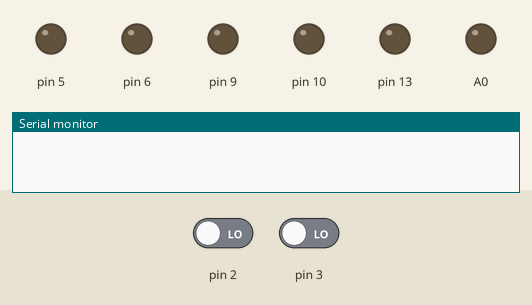
Recording of a sketch running on a simulated Arduino Uno, built with avr-gcc and run on an emulated ATmega328P. Parts: output pins drawn as LEDs (lit = HIGH), the last lines printed to the serial monitor. Inputs (shaded band) come from the test bench; at power-on: pin 2 LOW, pin 3 LOW. EEPROM starts erased.

Above: at 0.1 s.
At 3.6 s:
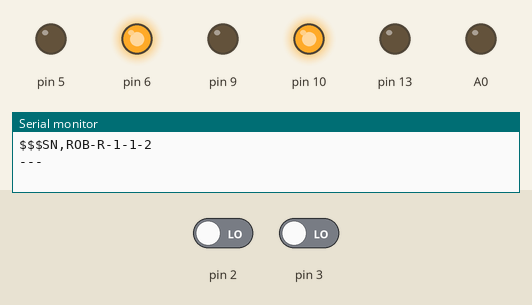
Timing chart, 0 to 5.1 s (numbered marks = the images above):
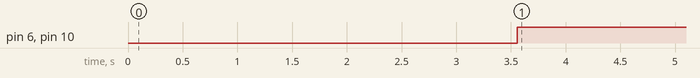

The sketch:

motion_test_1.ino
```cpp
#include <EEPROM.h>

#define LEFT_MOTOR 9
#define RIGHT_MOTOR 5
#define FORWARD 0
#define BACKWARDS 1

#define SERIAL_ADDRESS 0
#define MOTOR_RATIO_ADDRESS 100

// EEPROM VARIABLES
// The serial number of the robot, length 50 chars, EEPROM address: 0
char robSerial[] = "000000000000000000000000000000000000000000000000000";
// The speed ratio as left / right, EEPROM address: 100
float motorSpeedRatio = 0;

// MOTOR VARIBLES
int leftMotorSpeed = 255;
int rightMotorSpeed = 255;
int isEncodersEnabled = 0;
volatile int rightStepCount = 0;
volatile int leftStepCount = 0;
int rightStepLimit = 0;
int leftStepLimit = 0;

int ledOn = 0;

/*
 * Setup the robot.
 */
void setup() {
  Serial.begin(115200);
  while (!Serial) {
    ; // wait for serial port to connect. Needed for native USB port only
  }
  // INPUTS
  pinMode(2, INPUT);
  pinMode(3, INPUT);
  // OUTPUTS
  pinMode(5, OUTPUT);
  pinMode(6, OUTPUT);
  pinMode(9, OUTPUT);
  pinMode(10, OUTPUT);
  pinMode(13, OUTPUT);
  // SET EEPROM VARIABLES
  char robSerialIN[] = "ROB-R-1-1-2";
  for (int i = 0 ; i < EEPROM.length() ; i++) {
    EEPROM.write(i, 0);
  }
  EEPROM.put(SERIAL_ADDRESS, robSerialIN);
  EEPROM.put(MOTOR_RATIO_ADDRESS, 1.0f);

  // GET EEPROM VARIABLES
  EEPROM.get(SERIAL_ADDRESS, robSerial);
  EEPROM.get(MOTOR_RATIO_ADDRESS, motorSpeedRatio);
  setMotorSpeeds(255);
  // DEBUG EEPROM
  /*
  Serial.print("SERIAL: ");
  Serial.println(robSerial);
  Serial.print("MOTOR SPEED RATIO: ");
  Serial.println(motorSpeedRatio, 5);
  */
  // BLUETOOTH
  setBluetoothName();
  // START BUTTON
  while(digitalRead(A0) == HIGH) {
    digitalWrite(13, ledOn = !ledOn);
    delay(500);
  }
  // SET A0 LOW TO ENABLE WD TIMER HEARTBEAT
  pinMode(A0, OUTPUT);
  digitalWrite(A0, LOW);
}

/*
 * The main loop.
 */
void loop(){
  move8();
}

void move1() {
  for(int i = 0; i < 4; i++) {
    rotateBySteps(90);
    rotateBySteps(-90);
    moveStraightBySteps(FORWARD, 5);
    delay(300);
    rotateBySteps(90);
    delay(300);
  }
}

void move2() {
    moveStraightBySteps(FORWARD, 100);
    delay(1000);
    moveStraightBySteps(BACKWARDS, 100);
    delay(1000);
}

void move3() {
    while(1) {
      moveStraightBySteps(FORWARD, 50);
      //delay(500);
      rotateBySteps(10);
      //delay(500);
    }
}

void move4() {
    while(1) {
      for(int i = 0; i < 20; i++) {
        moveStraightBySteps(FORWARD, 5);
        rotateBySteps(2);
      }
      rotateBySteps(20);
    }
}

void move5() {
    while(1) {
       moveStraightBySteps(FORWARD, 20);
       rotateBySteps(10);
       moveStraightByTime(FORWARD, 200);
       rotateByTime(-200);
    }
}

void move6() {
    while(1) {
       moveStraightByTime(FORWARD, 5000);
       moveStraightByTime(FORWARD, -5000);
    }
}

void move7() {
  while (Serial.available()) {
    char a = Serial.read();
    switch (a) {
      case 'f':
        moveStraightByTime(FORWARD, 500);
        break;
      case 'b':
        moveStraightByTime(BACKWARDS, 500);
        break;
      case 'r':
        rotateByTime(100);
        break;
      case 'l':
        rotateByTime(-100);
        break;
      case 's':
        Serial.print("SERIAL: ");
        Serial.println(robSerial);
        break;
      default:
        Serial.print("UNKNOWN COMMAND: ");
        Serial.println(a);
    }
  }
}

void move8() {
  enableEncoders(1);
  changeMotorState(RIGHT_MOTOR, 0, 255);
  changeMotorState(LEFT_MOTOR, 0, 255);
  int rCount;
  int lCount;
  while(1) {
    rCount = rightStepCount;
    lCount = leftStepCount;
    delay(400);
    Serial.print(rightStepCount - rCount);
    Serial.print("\t");
    Serial.print(leftStepCount - lCount);
    Serial.println();
  }
}

/*
 * Sets the name of the bluetooth module RN-42 to match the serial numbet of the robot.
 */
void setBluetoothName() {
  // NOTE: max length is 20 chars
  Serial.print("$$$");
  delay(15);
  Serial.print("SN,");
  Serial.println(robSerial);
  delay(15);
  Serial.println("---");
  // flush BT responses (CMD, AOK, END)
  while(Serial.available())
    Serial.read();
}

/*
 * Sets the speed of both motors accoring to the motorSpeedRatio.
 */
void setMotorSpeeds(int motorSpeed) {
  motorSpeed = max(min(motorSpeed, 255), 0);
  leftMotorSpeed = motorSpeedRatio >= 1 ? motorSpeed : motorSpeed * motorSpeedRatio;
  rightMotorSpeed = motorSpeedRatio <= 1 ? motorSpeed : motorSpeed / motorSpeedRatio;
}

/*
 * Enables or diasbles encoder interrupts and sets the isEncodersEnabled flag.
 */
void enableEncoders(bool doEnable) {
  if (doEnable) {
    attachInterrupt(digitalPinToInterrupt(2), incRight, CHANGE);
    attachInterrupt(digitalPinToInterrupt(3), incLeft, CHANGE);
    isEncodersEnabled = 1;
  }
  else {
    detachInterrupt(digitalPinToInterrupt(2));
    detachInterrupt(digitalPinToInterrupt(3));
    isEncodersEnabled = 0;
  }
}

/*
 * The interrupt method for the right motor. Increses step count by one.
 */
void incRight() {
  rightStepCount++;
}

/*
 * The interrupt method for the left motor. Increses step count by one.
 */
void incLeft() {
  leftStepCount++;
}

/*
 * Prints current step counts for both motors.
 */
void printStepCounts() {
  Serial.print(rightStepCount);
  Serial.print(",");
  Serial.println(leftStepCount);
}

/*
 * Prints the state of both encoders (HIGH/LOW)
 */
void printEnc() {
  Serial.print("ENC: ");
  Serial.print(digitalRead(2));
  Serial.print(",");
  Serial.println(digitalRead(3));
}

/*
 * Brakes both motors by setting full hold power on for 200 ms and then releses the wheels.
 */
void holdAndReleaseBrake() {
  changeMotorState(LEFT_MOTOR, 0, -1);
  changeMotorState(RIGHT_MOTOR, 0, -1);
  // brake for 200 ms
  delay(200);
  // neutral gear
  changeMotorState(LEFT_MOTOR, 0, 0);
  changeMotorState(RIGHT_MOTOR, 0, 0);
}

/*
 * Blocks until the motors have completed the given amount of motion.
 * Brakes briefly.
 */
void waitForMotors(int timeInMs) {
  if (timeInMs > 0)
    delay(timeInMs);
  else {
    while(rightStepCount < rightStepLimit && leftStepCount < leftStepLimit){
      // wait while one of the motors reaches its step limit
    }
  }
  holdAndReleaseBrake();
  //printStepCounts();
}

/*
 * Moves the robot in straight line for a given number of steps (1 step ~ 0,5 cm).
 * Time is in ms, always positive.
 */
void moveStraightBySteps(int motorGear, int steps) {
  if (!isEncodersEnabled)
    enableEncoders(1);
  leftStepLimit = steps;
  rightStepLimit = steps;
  changeMotorState(LEFT_MOTOR, motorGear, leftMotorSpeed);
  changeMotorState(RIGHT_MOTOR, motorGear, rightMotorSpeed);
  waitForMotors(0);
}

/*
 * Moves the robot in straight line for a given time. Time is in ms, always positive.
 */
void moveStraightByTime(int motorGear, int timeInMs) {
  if (isEncodersEnabled)
    enableEncoders(0);
  changeMotorState(LEFT_MOTOR, motorGear, leftMotorSpeed);
  changeMotorState(RIGHT_MOTOR, motorGear, rightMotorSpeed);
  waitForMotors(timeInMs);
}

/*
 * Rotates the robot by steps (1 step ~ 5 deg). Positive is to the right, negative to the left.
 */
void rotateBySteps(int steps) {
  if (!isEncodersEnabled)
    enableEncoders(1);
  bool doRotateRight = steps > 0;
  leftStepLimit = abs(steps);
  rightStepLimit = abs(steps);
  changeMotorState(LEFT_MOTOR, !doRotateRight, leftMotorSpeed);
  changeMotorState(RIGHT_MOTOR, doRotateRight, rightMotorSpeed);
  waitForMotors(0);
}

/*
 * Rotates the robot for a given time. Time in ms, positive is to the right, negative to the left.
 */
void rotateByTime(int timeInMs) {
  if (isEncodersEnabled)
    enableEncoders(0);
  bool doRotateRight = timeInMs > 0;
  changeMotorState(LEFT_MOTOR, !doRotateRight, leftMotorSpeed);
  changeMotorState(RIGHT_MOTOR, doRotateRight, rightMotorSpeed);
  waitForMotors(abs(timeInMs));
}

/*
 * The lowest level method to contorl the motors.
 * Side effect: resets the motor's step counter when the motor is started.
 * Parameters:
 * motorSide:
 *   LEFT / RIGHT (use defined variables)
 * motorGear:
 *   FORWARD / BACKWARDS (use defined variables)
 * motorSpeed:
 *   Individual motor speed in PWM (0-255).
 *   If set to 0, the wheel is free rolling.
 *   If set to -1, the hold power is on (brake)
 */
void changeMotorState(int motorSide, int motorGear, int motorSpeed) {
  if (motorSide == LEFT_MOTOR) {
    leftStepCount = motorSpeed > 0 ? 0 : leftStepCount;
  }
  if (motorSide == RIGHT_MOTOR) {
    rightStepCount = motorSpeed > 0 ? 0 : rightStepCount;
  }
  if (motorSpeed < 0) {
    // brakes on
    analogWrite(motorSide, 255);
    analogWrite(motorSide + 1, 255);
    return;
  }
  // motorGear = FORWARD   => g1 = 0, g2 = 1
  // motorGear = BACKWARDS => g1 = 1, g2 = 0
  int g1 =  motorGear % 2;
  int g2 = (motorGear + 1) % 2;
  analogWrite(motorSide + g1, 0);
  analogWrite(motorSide + g2, motorSpeed);
}
```

Measured:
- by itself, pin 6, pin 10: LOW → HIGH at 3.6 s
